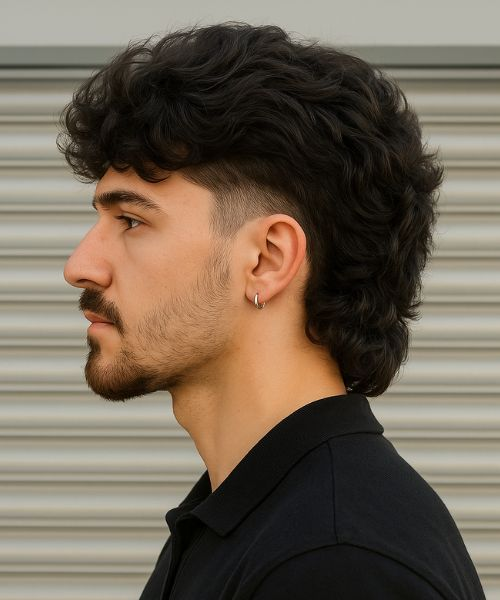
#> input picture assets/image.png, 500 x 600 px, found by its file name
$ python hair_segmentation.py
#> lines starting #> are read from the running program, lines starting #| are printed output that depends on the picture

from pathlib import Path
import time

import cv2
import numpy as np
import onnxruntime as ort
from PIL import Image


MODEL_PATH = Path("models/resnet18.onnx")
IMAGE_PATH = Path("assets/image.png")
OUTPUT_DIR = Path("outputs")

HAIR_CLASS = 17
INPUT_SIZE = (512, 512)

_SESSION_CACHE = None


# [189 lines left out: functions get_hair_segmentation_session, segment_hair, not called in this run]


def main():
    OUTPUT_DIR.mkdir(parents=True, exist_ok=True)

    # Load the original image
    image = cv2.imread(str(IMAGE_PATH))
#> image is the input picture: shape (600, 500, 3); mean B, G, R 85.7, 101, 113.8

    if image is None:
        raise FileNotFoundError(
            f"Could not load image: {IMAGE_PATH.resolve()}"
        )

    original_height, original_width = image.shape[:2]
#> original_height = 600; original_width = 500

    # Convert BGR to RGB
    rgb = cv2.cvtColor(image, cv2.COLOR_BGR2RGB)

    # Resize while preserving the aspect ratio
    target_w, target_h = INPUT_SIZE
    h, w = rgb.shape[:2]
#> h = 600; w = 500

    scale = min(target_w / w, target_h / h)
#> scale = 0.853
    new_w = int(round(w * scale))
#> new_w = 427
    new_h = int(round(h * scale))
#> new_h = 512

    resized = cv2.resize(
        rgb,
        (new_w, new_h),
        interpolation=cv2.INTER_LINEAR,
    )

    # Pad to 512 x 512 without stretching the image
    canvas = np.zeros(
        (target_h, target_w, 3),
        dtype=np.uint8,
    )

    x_offset = (target_w - new_w) // 2
#> x_offset = 42
    y_offset = (target_h - new_h) // 2
#> y_offset = 0

    canvas[
        y_offset:y_offset + new_h,
        x_offset:x_offset + new_w,
    ] = resized
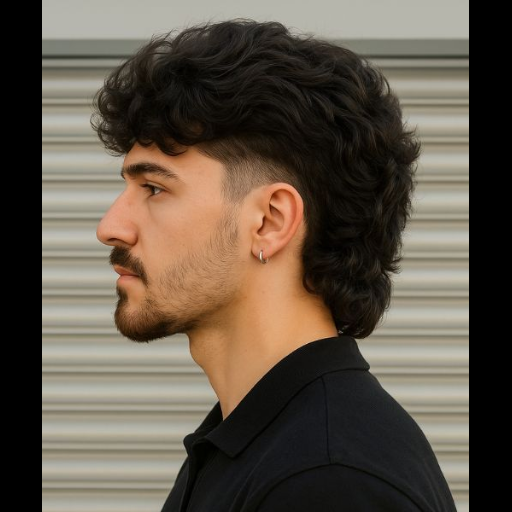
#> canvas: shape (512, 512, 3); mean R, G, B 94.8, 84.1, 71.4

    # Normalize the padded image using ImageNet statistics
    x = canvas.astype(np.float32) / 255.0

    mean = np.array(
        [0.485, 0.456, 0.406],
        dtype=np.float32,
    ).reshape(1, 1, 3)

    std = np.array(
        [0.229, 0.224, 0.225],
        dtype=np.float32,
    ).reshape(1, 1, 3)

    x = (x - mean) / std
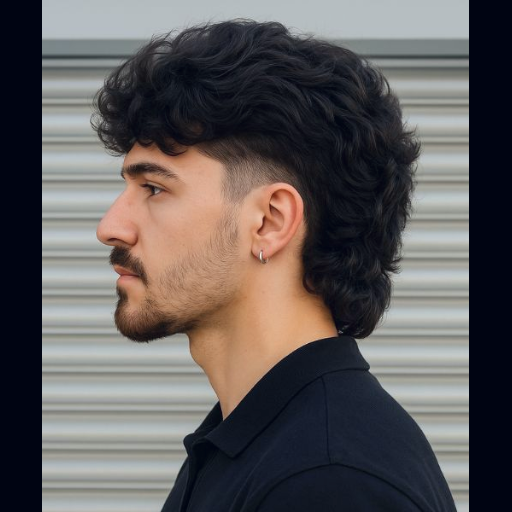
#> x: shape (512, 512, 3) float32; mean R, G, B -0.494, -0.563, -0.56; drawn with min black and max white

    # HWC -> CHW -> NCHW
    x = np.transpose(x, (2, 0, 1))
    x = np.expand_dims(x, axis=0)
    x = np.ascontiguousarray(x, dtype=np.float32)

    # Initialize CPU inference
    session = ort.InferenceSession(
        str(MODEL_PATH),
        providers=["CPUExecutionProvider"],
    )

    print("Input image:", original_width, "x", original_height)
    print("Running segmentation on CPU...")

    start = time.perf_counter()

    predictions = session.run(
        None,
        {session.get_inputs()[0].name: x},
    )

    elapsed = time.perf_counter() - start

    # Inspect all outputs
    for output_info, output in zip(session.get_outputs(), predictions):
        print(
            f"Output {output_info.name}: "
            f"shape={output.shape}, "
            f"min={output.min():.3f}, "
            f"max={output.max():.3f}"
        )

    # Use the primary output as the segmentation logits.
    # We will validate this output against the model's documentation.
    for output_info, output in zip(session.get_outputs(), predictions):
        segmentation_i = np.argmax(output, axis=1)[0]
        mask_i = (segmentation_i == HAIR_CLASS)
        # Remove padding and restore original dimensions
        mask_i = mask_i[
            y_offset:y_offset + new_h,
            x_offset:x_offset + new_w,
        ]
        mask_i = cv2.resize(
            mask_i.astype(np.uint8),
            (original_width, original_height),
            interpolation=cv2.INTER_NEAREST,
        )
        coverage_i = 100.0 * np.count_nonzero(mask_i) / mask_i.size
        print(
            f"{output_info.name}: "
            f"hair pixels={np.count_nonzero(mask_i)}, "
            f"coverage={coverage_i:.2f}%"
        )
    logits = predictions[0]

    # Choose the highest-scoring class for every pixel
    segmentation = np.argmax(logits, axis=1)[0].astype(np.uint8)

    # Create the binary hair mask (class 17)
    hair_mask_512 = (
        segmentation == HAIR_CLASS
    ).astype(np.uint8) * 255

    # Remove padding before restoring the original image size
    hair_mask_resized = hair_mask_512[
        y_offset:y_offset + new_h,
        x_offset:x_offset + new_w,
    ]

    hair_mask = cv2.resize(
        hair_mask_resized,
        (original_width, original_height),
        interpolation=cv2.INTER_NEAREST,
    )

    # Highlight detected hair in green
    overlay = image.copy()
    overlay[hair_mask > 0] = (0, 255, 0)

    blended = cv2.addWeighted(
        image,
        0.65,
        overlay,
        0.35,
        0,
    )

    # Save the results
    mask_path = OUTPUT_DIR / "hair_mask.png"
    overlay_path = OUTPUT_DIR / "hair_overlay.png"

    cv2.imwrite(str(mask_path), hair_mask)
    cv2.imwrite(str(overlay_path), blended)

    total_pixels = hair_mask.size
    hair_pixels = int(np.count_nonzero(hair_mask))
    coverage = 100.0 * hair_pixels / total_pixels

    print("\nSegmentation inference completed.")
    print(f"Inference time: {elapsed:.2f} seconds")
    print(f"Hair pixels: {hair_pixels}")
    print(f"Hair coverage: {coverage:.2f}%")
    print(f"Mask saved to: {mask_path.resolve()}")
    print(f"Overlay saved to: {overlay_path.resolve()}")


if __name__ == "__main__":
    main()
#> (the call stopped at in main, `session = ort.InferenceSession( str(MODEL_PATH), providers=["CPUExecut..`: onnxruntime is not available in this run)

$ run again, with assets/target1.png copied over assets/image.png
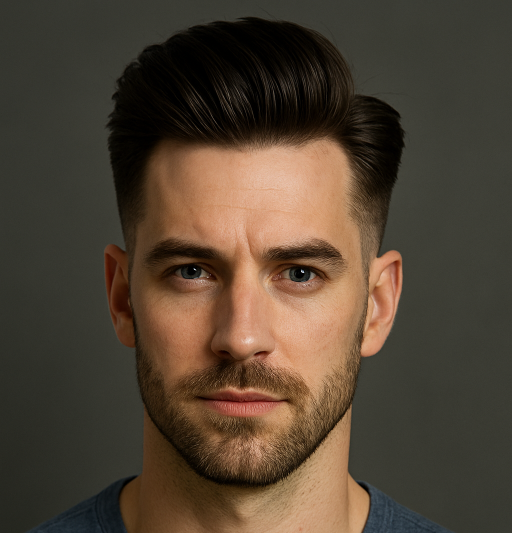
#> input picture assets/target1.png, 1024 x 1066 px, found by its file name (shown at 1/2 size)
#> in main, image is the input picture: shape (1066, 1024, 3); mean B, G, R 51.5, 66.4, 80.5
#> in main, `resized = cv2.resize( rgb, (new_w, new_h), interpolation=cv2.INTER_LIN..`:
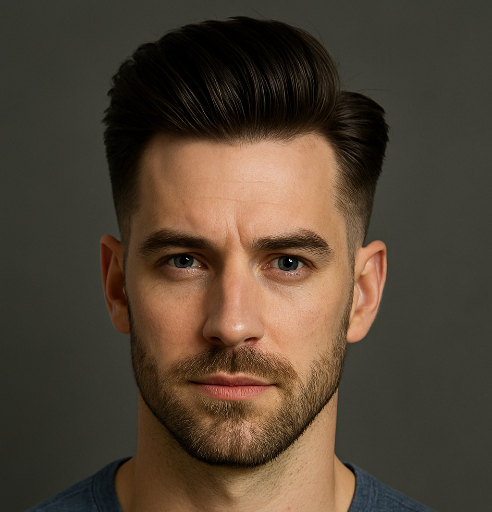
#> resized: shape (512, 492, 3); mean R, G, B 80.4, 66.3, 51.4
#> in main, `canvas[ y_offset:y_offset + new_h, x_offset:x_offset + new_w, ] = resi..`:
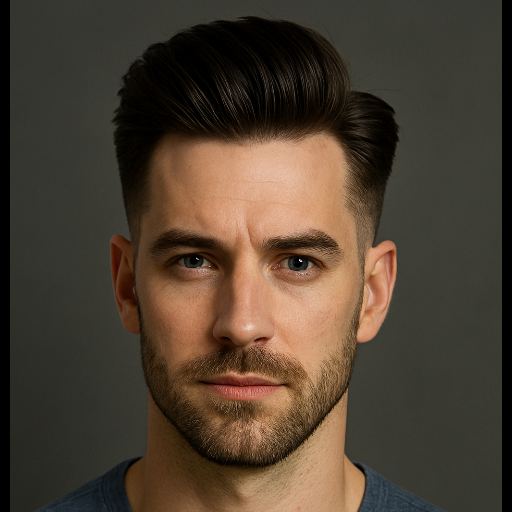
#> canvas: shape (512, 512, 3); mean R, G, B 77.2, 63.7, 49.4

$ run again, with assets/hair reference.jpg saved as assets/image.png
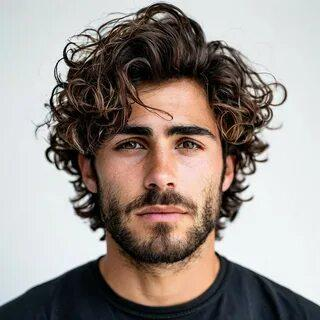
#> input picture assets/hair reference.jpg, 320 x 320 px, found by its file name
#> in main, image is the input picture: shape (320, 320, 3); mean B, G, R 139.2, 144.4, 153.5
#> in main, `x = (x - mean) / std`:
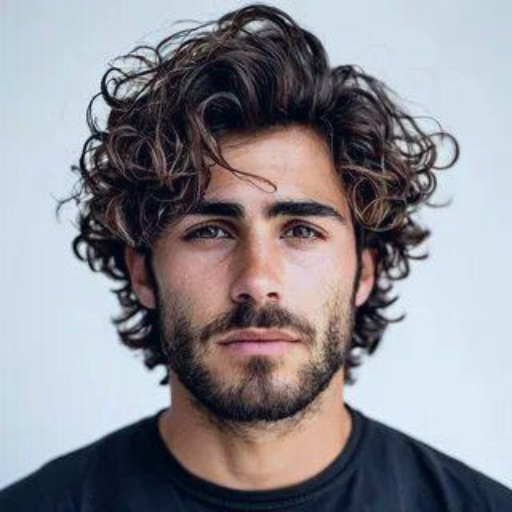
#> x: shape (512, 512, 3) float32; mean R, G, B 0.509, 0.491, 0.62; drawn with min black and max white
